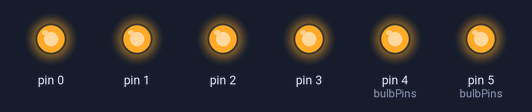
Bench run of a sketch on a simulated Arduino Uno, built with avr-gcc and run on an emulated ATmega328P. Parts: output pins drawn as LEDs (lit = HIGH).

Above: at 0.1 s.
Timing chart, 0 to 1.6 s (numbered marks = the images above):
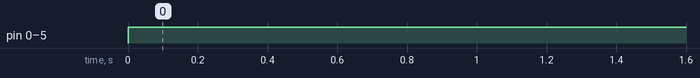

Measured:
- by itself, pin 0–3, pin 4 (bulbPins), pin 5 (bulbPins): LOW → HIGH at 0.00 s

The sketch:

BulbTest.ino
```cpp
int bulbPins[] = {4, 5, 6, 8, 9, 10};
const int numBulbs = sizeof(bulbPins)/sizeof(int);

void setup() {
  for (int i=0; i<numBulbs; i++) {
    pinMode(i, OUTPUT);
  }
}

void loop() {
  for (int i=0; i<numBulbs; i++) {
    digitalWrite(i, HIGH);
  }
}
```
